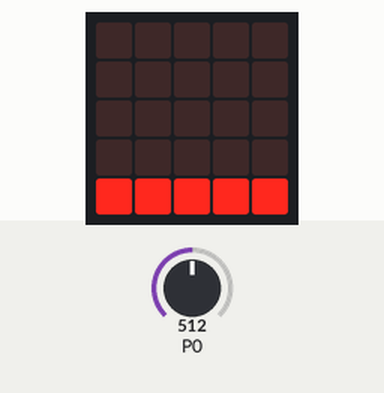
The program below on a simulated BBC micro:bit running MicroPython. Shown: the board's 5×5 LED display. The test bench sets the inputs (shaded band); at power-on: P0 = 512 (analog values on the 0–1023 scale).

Above: at 0.4 s.
1.3 s: P0 set to 716
At 1.6 s:
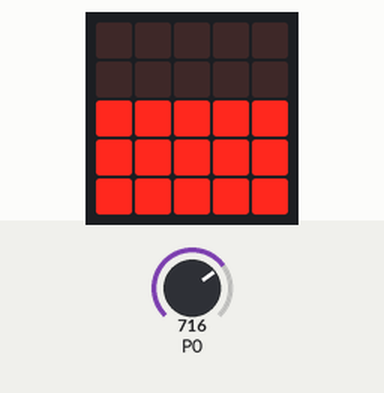
4.3 s: P0 set to 900
At 4.9 s:
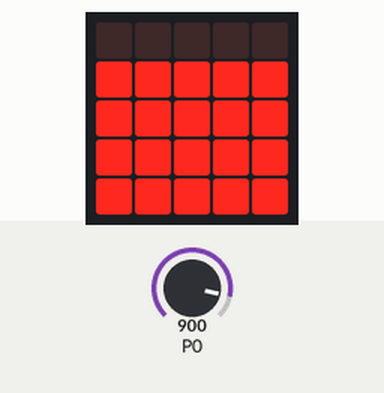
7.3 s: P0 set to 1023
At 8.0 s:
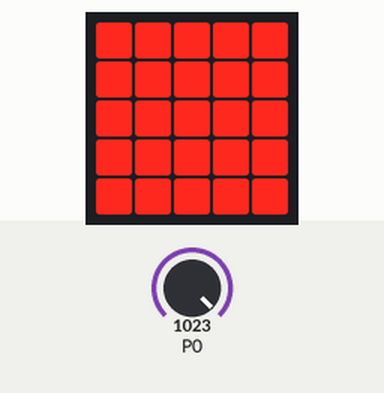
Timing chart, 0 to 10.3 s (numbered marks = the images above; inputs shaded):
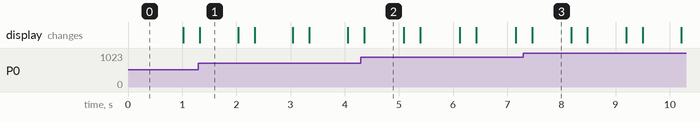

The program:

p3_shoutometer.py
```python
from microbit import *

def bargraph(a):
    display.clear()
    for y in range(0, 5):
        if a > y:
            for x in range(0, 5):
                display.set_pixel(x, 4-y, 9)

while True:
    sound_level = (pin0.read_analog() - 511) / 100
    bargraph(sound_level)
```

Measured:
- after the input at 1.3 s, the display: changes at once (image 1)
- after the input at 4.3 s, the display: changes after 0.06 s (image 2)
- after the input at 7.3 s, the display: changes after 0.16 s (image 3)
- what the display in image 1 shows lasts 0.7 s, from 1.3 s to 2.0 s
